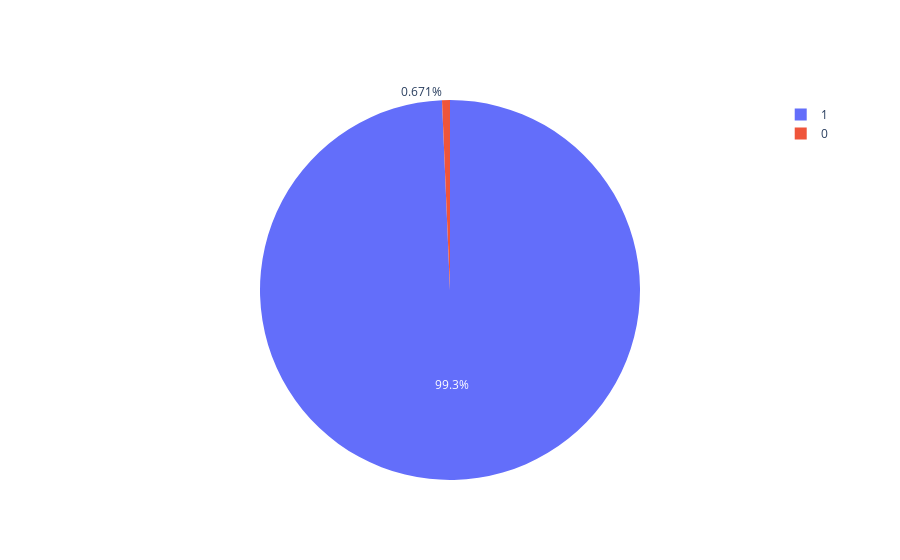

The cell this chart's notebook holds for it:
### Markdown cell above
La figure de base du pie chart avec plotly est très simple. Elle n'a besoin que d'une liste de valeurs.
         
         
Ici _values_ va recevoir une liste contenant les emissions émises par le projet et la difference entre le total des émissions émises par l'organisation et les émissions émises par le projet.   

Comme je ne luis ai pas spécifier de nom pour les éléments de la liste, plotly va les nommer selon leur position dans la liste.

### Code cell
fig = go.Figure([go.Pie(values= [project_emissions,df.emissions_sum.sum()-project_emissions])])
fig.show()

### Figure 1 — Plotly figure (JSON) as saved in the notebook; plotly's stock layout.template omitted (floating-point values rounded to 4 significant figures)
{"data": [{"type": "pie", "values": [2.128, 315.0]}], "layout": {}}
